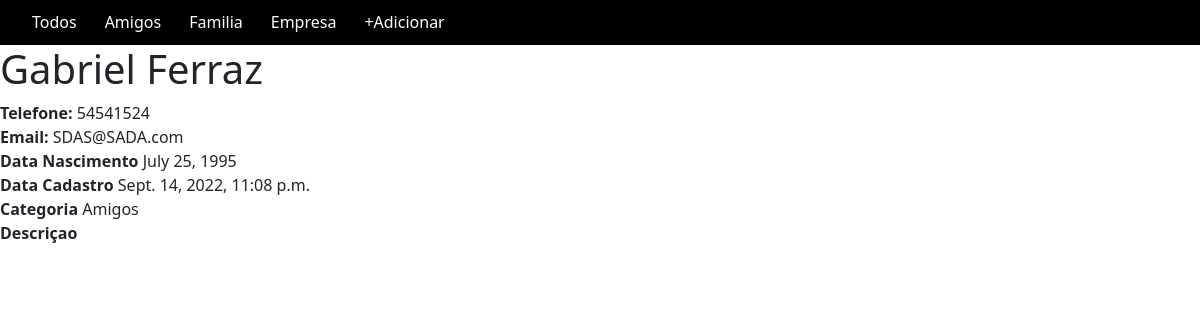
/2, run on the app's committed database.
### contatos/models.py (models this page shows, shortened)
class Contato(models.Model):
    nome = models.CharField(max_length=30)
    sobrenome = models.CharField(max_length=150)
    telefone = models.CharField(max_length=30)
    email = models.EmailField()
    data_nascimento = models.DateField()
    data_cadastro = models.DateTimeField(default=timezone.now)
    descricao = models.TextField(blank=True)
    categoria = models.ForeignKey(Categoria, on_delete=models.DO_NOTHING)
    mostrar = models.BooleanField(default=True)

class Categoria(models.Model):
    nome = models.CharField(max_length=40)
    def __str__(self):
        return self.nome

### contatos/views.py (the view)
# urls.py: path('<int:contato_id>', views.exibir_contato, name='exibir_contato'),
def exibir_contato(request, contato_id):
    contato = get_object_or_404(Contato, id=contato_id)
    return render(request, 'contatos/exibir_contato.html', {
        'contato': contato
    })

### contatos/templates/contatos/exibir_contato.html (shortened to what this page needs)
<!DOCTYPE html>
<html lang="en">
<head>
    <link href="https://cdn.jsdelivr.net/npm/bootstrap@5.2.0/dist/css/bootstrap.min.css" rel="stylesheet">
</head>
<body>
{% include 'contatos/static/partials/_nav.html' %}
<h1> {{contato.nome}} {{contato.sobrenome}} </h1>
<strong> Telefone: </strong> {{contato.telefone}} <br>
<strong> Email: </strong> {{contato.email}}<br>
<strong> Data Nascimento </strong> {{contato.data_nascimento}}<br>
<strong> Data Cadastro </strong> {{contato.data_cadastro}}<br>
<strong> Categoria </strong> {{contato.categoria}}<br>
<strong> Descriçao </strong> {{contato.decricao}}<br>
</body>
</html>

### data on the page
Contato: nome "Gabriel", sobrenome "Ferraz", telefone "54541524", email "SDAS@SADA.com", data_nascimento "July 25, 1995", data_cadastro "Sept. 14, 2022, 11:08 p.m.", categoria "Amigos"
